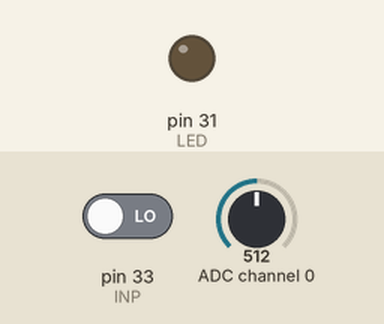
Bench run of a program on a simulated Raspberry Pi (header pin numbers). On the bench: output pins drawn as LEDs (lit = HIGH). Dashed ring = blinking. The inputs (shaded band) are chosen by the test bench; at power-on: pin 33 (INP) LOW, ADC channel 0 = 512 (analog values on the 0–1023 scale). What the program prints to the terminal is not drawn.

Above: at 1.2 s.
1.3 s: pin 33 (INP) driven HIGH
At 1.55 s:
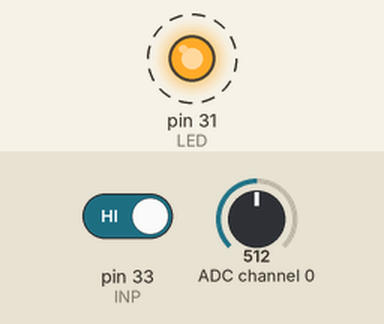
4.3 s: pin 33 (INP) driven LOW
At 4.3 s:
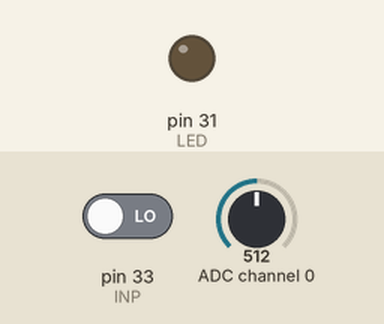
Timing chart, 0 to 7.3 s (numbered marks = the images above; inputs shaded):
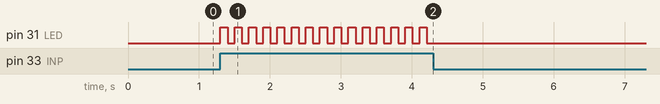

The program:

spi_test.py
```python
#!/usr/bin/python

import spidev
import time
import RPi.GPIO as gpio

spi = spidev.SpiDev()
spi.open(0, 0)
gpio.setmode(gpio.BOARD)
LED = 31
INP = 33

gpio.setup(LED, gpio.OUT)
gpio.setup(INP, gpio.IN)

led_state = False

while True:
    resp = spi.xfer([6, 0, 0])
    adcv = (resp[1] << 8) + resp[2]
    print(adcv)
    if gpio.input(INP):
        led_state = not led_state
        gpio.output(LED, led_state)
    time.sleep(0.1)
```

Measured:
- after the input at 1.3 s, pin 31 (LED): alternates HIGH for 0.10 s and LOW for 0.10 s, starting at once
- after the input at 4.3 s, pin 31 (LED): stops changing and stays LOW
